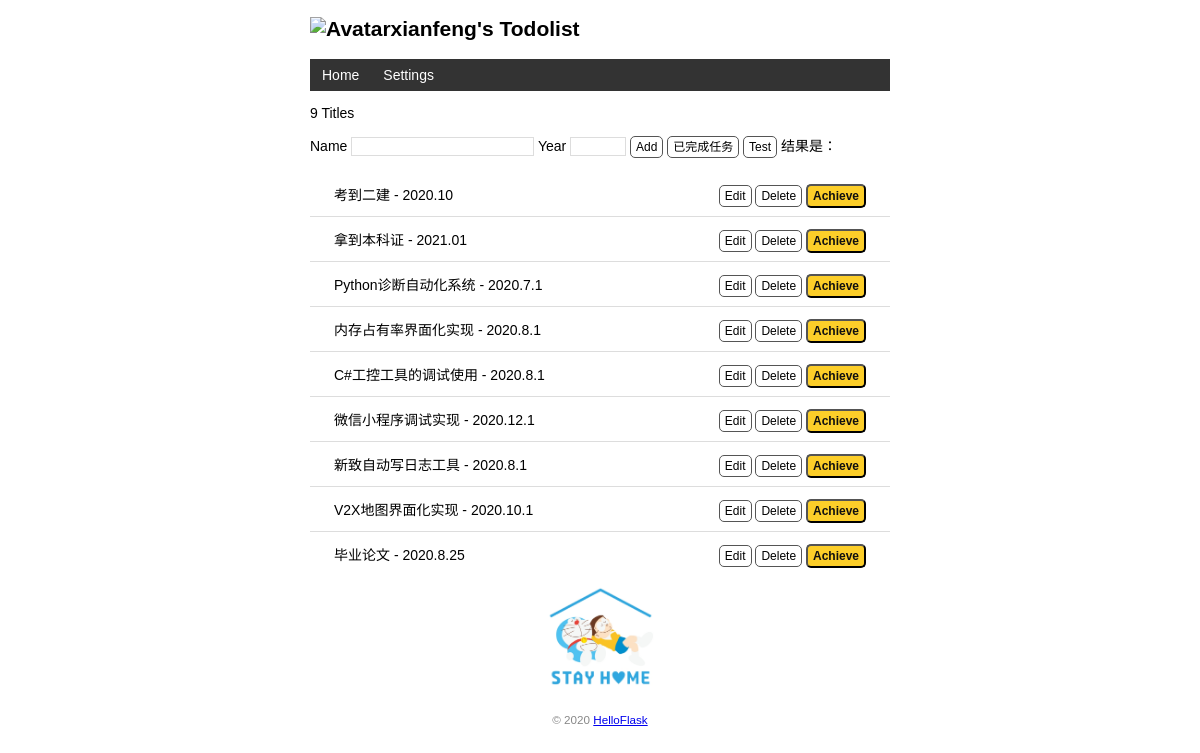
The page / on the database its author committed.
### Todolist/models.py (models this page shows)
class User(db.Model):
    id = db.Column(db.Integer, primary_key=True)
    name = db.Column(db.String(20))
    username = db.Column(db.String(20)) # 用户名

class Task(db.Model): # 表名将会是 Task
    id = db.Column(db.Integer, primary_key=True) # 主键
    title = db.Column(db.String(60)) # 标题
    year = db.Column(db.String(10)) # 年份
    isAchieve = db.Column(db.String(4)) # 默认任务初始未完成

### Todolist/views.py (the view, shortened to what this page needs)
@app.route('/', methods=['GET', 'POST'])
def index():
    user = User.query.first()
    untasks = Task.query.filter(Task.isAchieve == '0').all()
    return render_template('index.html', user=user, tasks=untasks)

### Todolist/__init__.py (called while the page is built)
@app.context_processor
def inject_user():
    from Todolist.models import User
    user = User.query.first()
    return dict(user=user)

### Todolist/templates/index.html (shortened to what this page needs)
<!DOCTYPE html>
<html lang="en">
{% extends 'base.html' %}
{% block content %}
    <p>{{ tasks|length }} Titles</p>
    <form method="post">
        Name <input type="text" name="title" autocomplete="off" required>
        Year <input type="text" name="year" autocomplete="off" required>
        <input class="btn" type="submit" name="submit" value="Add">
        <a class="btn" href="{{ url_for('achieve')}}">已完成任务</a>
        <a class="btn" href="{{ url_for('test')}}">Test</a>
        结果是：{{ result }}
    </form>
    <ul class="task-list">
        {% for i in tasks %}
            <li>{{ i.title }} - {{ i.year }}
                <span class="float-right">
                <a class="btn" href="{{ url_for('edit', task_id=i.id) }}">Edit</a>
                <form	class="inline-form"	method="post"	action="{{	url_for('delete',task_id=i.id)	}}">
                    <input	class="btn"	type="submit"	name="delete"	value="Delete"	onclick="return	confirm('Are you sure?')">
                </form>
                <form	class="inline-form"	method="post"	action="{{	url_for('complete',task_id=i.id)	}}">
                    <input	class="achieve"	type="submit"	name="Achieve"	value="Achieve"	onclick="return	confirm('Are you complete?')">
                </form>
                </span>
            </li>
        {% endfor %}
    </ul>
    <img class="Doraemon" alt="Hello Doraemon" src="{{ url_for('static', filename='images/Doraemon.png') }}">
{% endblock %}

### Todolist/templates/base.html (shortened to what this page needs)
<!DOCTYPE html>
<html lang="en">
<head>
    {% block head %}
    <link rel="stylesheet" href="{{ url_for('static', filename='style.css') }}" type="text/css">
    {% endblock %}
</head>
<body>
    <h2>
        <img alt="Avatar" class="avatar" src="{{ url_for('static', filename='images/avatar.png') }}">{{ user.name }}'s Todolist
    </h2>
    <nav>
        <ul>
            <li><a href="{{ url_for('index') }}">Home</a></li>
            <li><a href="{{ url_for('settings') }}">Settings</a></li>
        </ul>
    </nav>
    {% block content %}{% endblock %}
    <footer>
        <small>&copy; 2020 <a href="http://helloflask.com/tutorial">HelloFlask</a></small>
    </footer>
</body>
</html>

### Todolist/static/style.css (style rules this page uses)
body { margin: auto; max-width: 580px; font-size: 14px; font-family: Helvetica, Arial, sans-serif; }
footer { color: #888; margin-top: 15px; text-align: center; padding: 10px; }
.avatar { width: 40px; }
.task-list { list-style-type: none; padding: 0; margin-bottom: 10px; box-shadow: 0 2px 5px 0 rgba(0, 0, 0, 0.16), 0 2px 10px 0 rg ba(0, 0, 0, 0.12); }
.task-list li { padding: 12px 24px; border-bottom: 1px solid #ddd; }
.task-list li:last-child { border-bottom:none; }
.Doraemon { display: block; margin: 0 auto; height: 100px; }
nav ul { list-style-type: none; margin: 0; padding: 0; overflow: hidden; background-color: #333; }
nav li { float: left; }
nav li a { display: block; color: white; text-align: center; padding: 8px 12px; text-decoration: none; }
.float-right { float: right; }
.achieve { font-size: 12px; font-weight: bold; color: rgb(15, 15, 15); text-decoration: none; background: rgb(252, 206, 41); border-radius: 5px; padding: 3px 5px; }
input[type=submit] { font-family: inherit; }
input[type=text] { border: 1px solid #ddd; }
input[name=year] { width: 50px; }
.btn { font-size: 12px; padding: 3px 5px; text-decoration: none; cursor: pointer; background-color: white; color: black; border: 1px solid #555555; border-radius: 5px; }
.inline-form { display: inline; }

### rows shown on the page
User: name "xianfeng"
Task: title "考到二建", year "2020.10"
Task: title "拿到本科证", year "2021.01"
Task: title "Python诊断自动化系统", year "2020.7.1"
Task: title "内存占有率界面化实现", year "2020.8.1"
Task: title "C#工控工具的调试使用", year "2020.8.1"
Task: title "微信小程序调试实现", year "2020.12.1"
Task: title "新致自动写日志工具", year "2020.8.1"
Task: title "V2X地图界面化实现", year "2020.10.1"
Task: title "毕业论文", year "2020.8.25"

### other values the page prints
{{ tasks|length }} "9"
